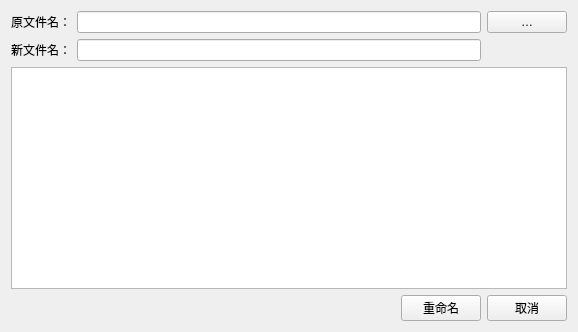
<?xml version="1.0" encoding="UTF-8"?>
<ui version="4.0">
 <class>FileRename</class>
 <widget class="QWidget" name="FileRename">
  <property name="geometry">
   <rect>
    <x>0</x>
    <y>0</y>
    <width>578</width>
    <height>332</height>
   </rect>
  </property>
  <property name="windowTitle">
   <string>FileRename</string>
  </property>
  <layout class="QHBoxLayout" name="horizontalLayout_2">
   <item>
    <layout class="QVBoxLayout" name="verticalLayout">
     <item>
      <layout class="QGridLayout" name="gridLayout">
       <item row="0" column="0">
        <widget class="QLabel" name="label_old">
         <property name="text">
          <string>原文件名：</string>
         </property>
        </widget>
       </item>
       <item row="0" column="1">
        <widget class="QLineEdit" name="lineEdit_old"/>
       </item>
       <item row="0" column="2">
        <widget class="QPushButton" name="btn_old">
         <property name="text">
          <string>…</string>
         </property>
        </widget>
       </item>
       <item row="1" column="0">
        <widget class="QLabel" name="label_new">
         <property name="text">
          <string>新文件名：</string>
         </property>
        </widget>
       </item>
       <item row="1" column="1">
        <widget class="QLineEdit" name="lineEdit_new"/>
       </item>
      </layout>
     </item>
     <item>
      <widget class="QTableWidget" name="tableWidget"/>
     </item>
     <item>
      <layout class="QHBoxLayout" name="horizontalLayout">
       <item>
        <spacer name="horizontalSpacer">
         <property name="orientation">
          <enum>Qt::Horizontal</enum>
         </property>
         <property name="sizeHint" stdset="0">
          <size>
           <width>40</width>
           <height>20</height>
          </size>
         </property>
        </spacer>
       </item>
       <item>
        <widget class="QPushButton" name="btn_rename">
         <property name="text">
          <string>重命名</string>
         </property>
        </widget>
       </item>
       <item>
        <widget class="QPushButton" name="btn_cancel">
         <property name="text">
          <string>取消</string>
         </property>
        </widget>
       </item>
      </layout>
     </item>
    </layout>
   </item>
  </layout>
 </widget>
 <layoutdefault spacing="6" margin="11"/>
 <resources/>
 <connections/>
</ui>
